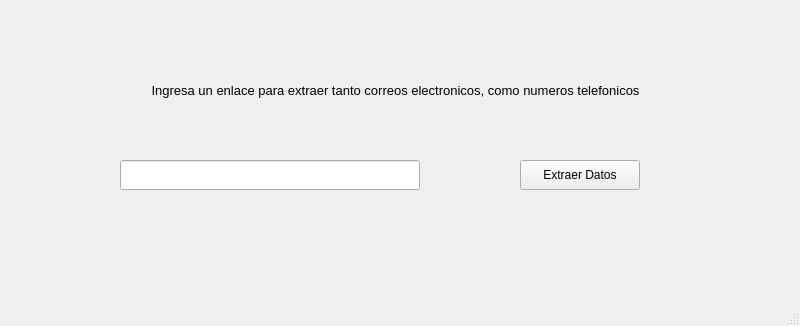
<?xml version="1.0" encoding="UTF-8"?>
<ui version="4.0">
 <class>MainWindow</class>
 <widget class="QMainWindow" name="MainWindow">
  <property name="geometry">
   <rect>
    <x>0</x>
    <y>0</y>
    <width>800</width>
    <height>326</height>
   </rect>
  </property>
  <property name="windowTitle">
   <string>MainWindow</string>
  </property>
  <widget class="QWidget" name="centralwidget">
   <widget class="QPushButton" name="botonExtraer">
    <property name="geometry">
     <rect>
      <x>520</x>
      <y>160</y>
      <width>120</width>
      <height>30</height>
     </rect>
    </property>
    <property name="text">
     <string>Extraer Datos</string>
    </property>
   </widget>
   <widget class="QLineEdit" name="ingresoDeEnlace">
    <property name="geometry">
     <rect>
      <x>120</x>
      <y>160</y>
      <width>300</width>
      <height>30</height>
     </rect>
    </property>
   </widget>
   <widget class="QLabel" name="label">
    <property name="geometry">
     <rect>
      <x>80</x>
      <y>80</y>
      <width>631</width>
      <height>20</height>
     </rect>
    </property>
    <property name="font">
     <font>
      <family>MS Sans Serif</family>
      <pointsize>10</pointsize>
     </font>
    </property>
    <property name="text">
     <string>Ingresa un enlace para extraer tanto correos electronicos, como numeros telefonicos</string>
    </property>
    <property name="alignment">
     <set>Qt::AlignCenter</set>
    </property>
   </widget>
   <widget class="QLabel" name="texto">
    <property name="geometry">
     <rect>
      <x>70</x>
      <y>210</y>
      <width>401</width>
      <height>20</height>
     </rect>
    </property>
    <property name="font">
     <font>
      <family>MS Sans Serif</family>
      <pointsize>10</pointsize>
     </font>
    </property>
    <property name="text">
     <string/>
    </property>
    <property name="alignment">
     <set>Qt::AlignCenter</set>
    </property>
   </widget>
  </widget>
  <widget class="QStatusBar" name="statusbar"/>
 </widget>
 <resources/>
 <connections/>
</ui>
